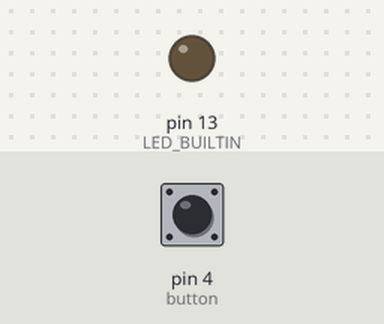
A sketch run on a simulated Arduino Uno, built with avr-gcc and run on an emulated ATmega328P. Parts: output pins drawn as LEDs (lit = HIGH). Inputs (shaded band) come from the test bench; at power-on: pin 4 (button) LOW.

Above: at 1.2 s.
1.3 s: pin 4 (button) pulled HIGH for 0.15 s
At 1.37 s:
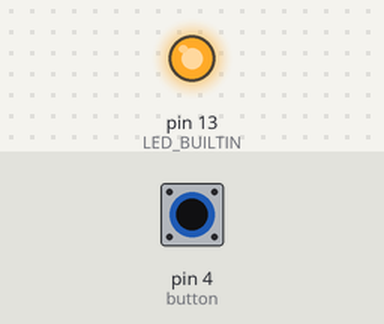
2.9 s: pin 4 (button) pulled HIGH for 3.2 s
At 7.5 s:
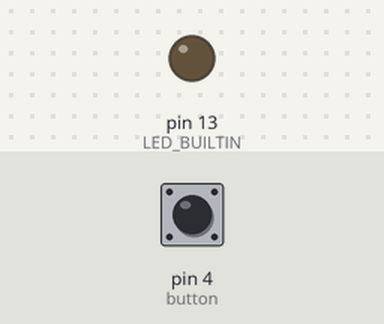
Timing chart, 0 to 9.0 s (numbered marks = the images above; inputs shaded):
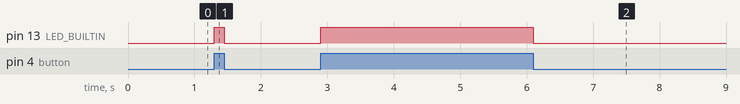

The sketch:

lab3-2.ino
```cpp
const int button = 4; //宣告 button 為整數常數, 並將其值設為 4(數位 pin4)
int btVoltage = 0; //將按鈕電位 (btVoltage) 設為整數變數, 初始值為 0

void setup() {
  pinMode(LED_BUILTIN, OUTPUT); //將內建 LED 腳位設為輸出模式
  pinMode(button, INPUT); //將 button 腳位設為輸入模式
}

void loop() {
  btVoltage = digitalRead(button); //讀取按鈕腳位目前的電位值

  if (btVoltage == HIGH){ //若按鈕狀態為高電位
    digitalWrite(LED_BUILTIN, HIGH); //內建 LED 腳位 HIGH, LED亮起
  }
  else{
    digitalWrite(LED_BUILTIN, LOW); //LED 腳位會接收到低電位熄滅
  }
}
```

Measured:
- after the input at 1.3 s, pin 13 (LED_BUILTIN): LOW → HIGH at once, → LOW 0.15 s later
- after the input at 2.9 s, pin 13 (LED_BUILTIN): LOW → HIGH at once, → LOW 3.2 s later
